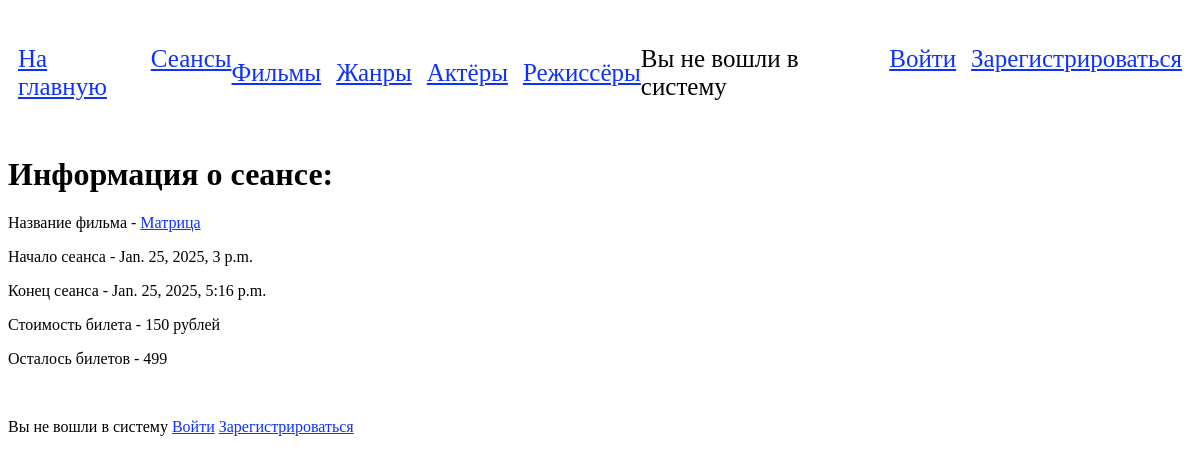
/session_detail/4/, run on the app's committed database.
### app/models.py (models this page shows, shortened)
class Session(models.Model):
    film = models.ForeignKey(Film, on_delete=models.CASCADE)
    start_time = models.DateTimeField()
    end_time = models.DateTimeField()
    ticket_price = models.IntegerField(default=300)
    tickets_total = models.IntegerField(default=500)
    tickets_sold = models.IntegerField(default=0)

class Film(models.Model):
    name = models.CharField(max_length=100)
    description = models.CharField(max_length=500, null=True)
    release_date = models.DateField()
    director = models.ManyToManyField(Director, related_name='directed_films')
    genre = models.ManyToManyField(Genre)
    actors = models.ManyToManyField(Actor, related_name='acted_films')
    duration = models.IntegerField()  # minutes
    def __str__(self):
        return self.name

### app/views.py (the view)
# urls.py: path('session_detail/<int:session_id>/', views.session_detail, name='session_detail'),
def session_detail(request, session_id):
    session = get_object_or_404(Session, pk=session_id)
    return render(request, 'cinema/session_detail.html', {'session': session})

### templates/cinema/session_detail.html (shortened to what this page needs)
{% extends 'cinema/base.html' %}
{% load static %}
{% block content %}
    <h1>Информация о сеансе:</h1>
    <p>Название фильма - <a href="{% url 'film_detail' session.film.id %}">{{ session.film.name }}</a></p>
    <p>Начало сеанса - {{ session.start_time }}</p>
    <p>Конец сеанса - {{ session.end_time }}</p>
    <p>Стоимость билета - {{ session.ticket_price }} рублей<p>
    {% if session.tickets_total > 0 %}
        <p>Осталось билетов - {{ session.tickets_total }}</p> <br>
        {% if user.is_authenticated %}
            <form action="{% url 'purchase_ticket' session.id %}" method="post">
                {% csrf_token %}
                <button type="submit">Купить билет</button>
            </form>
            {% else %}
                <p>Вы не вошли в систему
                    <a href="{% url 'login' %}">Войти</a>
                    <a href="{% url 'registration' %}">Зарегистрироваться</a>
                </p>
        {% endif %}
        {% else %}
            <p>К сожалению, билетов не осталось.</p>
    {% endif %}
{% endblock %}

### static/css/styles.css (style rules this page uses)
a { color: #0f31ff; }

### data on the page
Session: film.name "Матрица", start_time "Jan. 25, 2025, 3 p.m.", end_time "Jan. 25, 2025, 5:16 p.m.", ticket_price "150", tickets_total "499"
